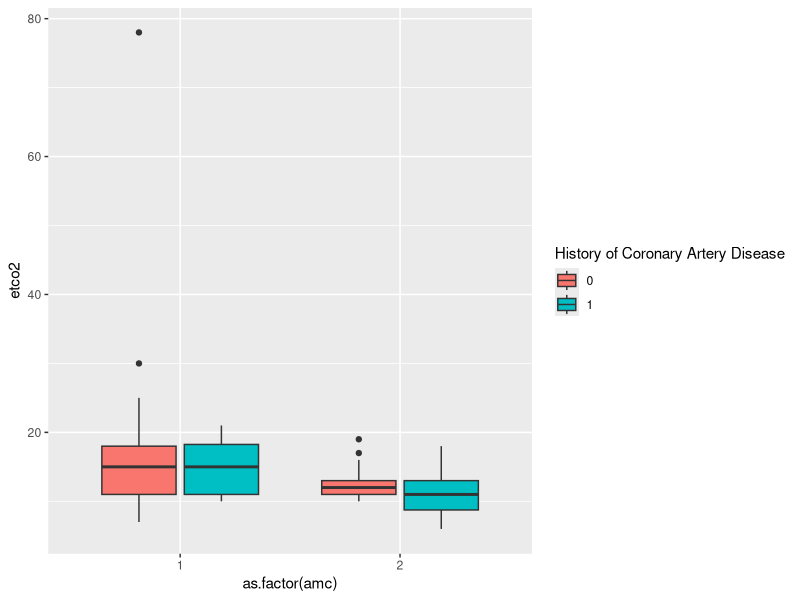
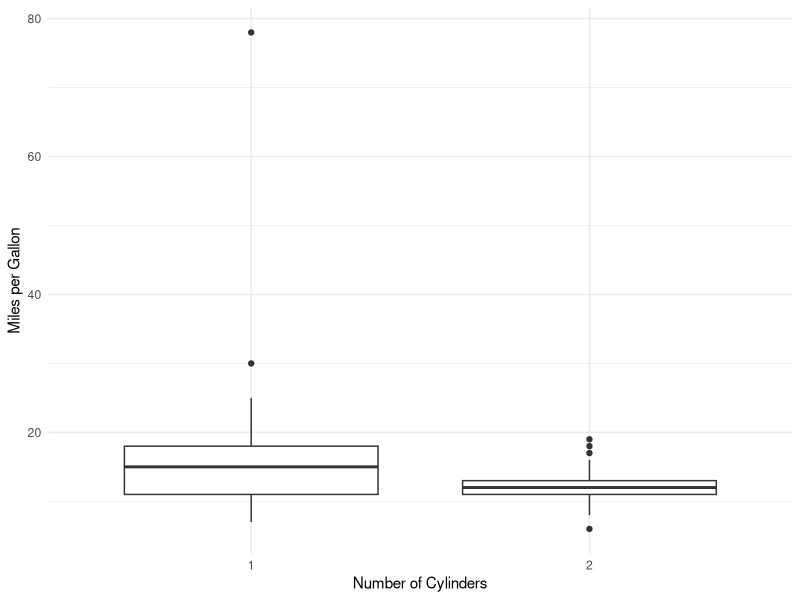

Recreate these plots in R, in order. (Note: this script raises an error after producing the figures.)
## ---- chunk 1
knitr::opts_chunk$set(echo = TRUE)
## ---- chunk 2
library(readxl)
data <- read_excel("cardiac_arrests.xlsx")
data[data==9999] <- NA
head(data)
data <- na.omit(data)
## ---- chunk 3
library(ggplot2)

ggplot(data, aes(x=as.factor(amc), y=etco2, fill=as.factor(hist1)))+
  geom_boxplot()+
  labs(fill="History of Coronary Artery Disease")

## ---- chunk 4
ggplot(data, aes(x = as.factor(amc), y = etco2)) +  
  geom_boxplot() +
  labs(x = "Number of Cylinders", y = "Miles per Gallon") +
  theme_minimal()
## ---- chunk 5
ggplot(mtcars, aes(x = amc, y = etco2)) +
  geom_violin() +
  labs(x = "Number of Cylinders", y = "Miles per Gallon") +
  theme_minimal()

